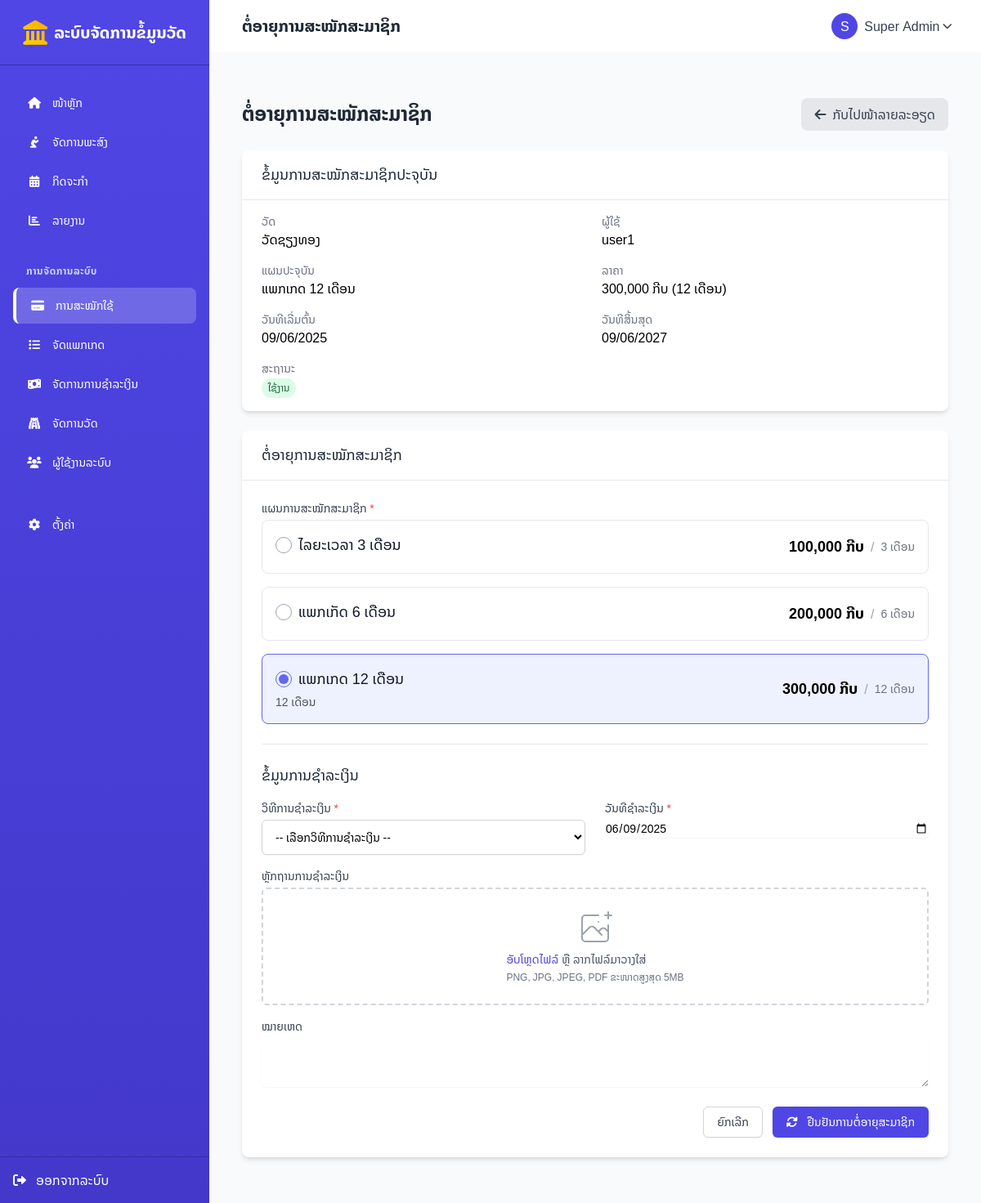
The page /subscriptions/extend.php?id=2 (signed in) on the database its author committed.
### tables this page shows
CREATE TABLE `subscriptions` (
  `id` int(11) NOT NULL,
  `user_id` int(11) NOT NULL,
  `temple_id` int(11) DEFAULT NULL,
  `plan_id` int(11) DEFAULT NULL,
  `status` enum('active','expired','cancelled','pending') NOT NULL DEFAULT 'pending',
  `start_date` date NOT NULL,
  `end_date` date NOT NULL,
  `amount` decimal(10,2) NOT NULL DEFAULT 0.00,
  `payment_method` varchar(50) DEFAULT NULL,
  `payment_reference` varchar(100) DEFAULT NULL,
  `notes` text DEFAULT NULL,
  `created_at` datetime NOT NULL DEFAULT current_timestamp(),
  `updated_at` datetime DEFAULT NULL ON UPDATE current_timestamp()
);

CREATE TABLE `temples` (
  `id` int(11) NOT NULL,
  `name` varchar(255) NOT NULL,
  `address` text DEFAULT NULL,
  `district` varchar(100) DEFAULT NULL,
  `province` varchar(100) DEFAULT NULL,
  `phone` varchar(50) DEFAULT NULL,
  `email` varchar(255) DEFAULT NULL,
  `website` varchar(255) DEFAULT NULL,
  `founding_date` date DEFAULT NULL,
  `abbot_name` varchar(255) DEFAULT NULL,
  `description` text DEFAULT NULL,
  `photo` varchar(255) DEFAULT NULL,
  `logo` varchar(255) DEFAULT NULL,
  `latitude` decimal(10,8) DEFAULT NULL,
  `longitude` decimal(11,8) DEFAULT NULL,
  `status` enum('active','inactive') DEFAULT 'active',
  `created_at` timestamp NOT NULL DEFAULT current_timestamp(),
  `updated_at` timestamp NOT NULL DEFAULT current_timestamp() ON UPDATE current_timestamp()
);

CREATE TABLE `users` (
  `id` int(11) NOT NULL,
  `temple_id` int(11) DEFAULT NULL,
  `username` varchar(50) NOT NULL,
  `password` varchar(255) NOT NULL,
  `name` varchar(100) DEFAULT NULL,
  `role` enum('superadmin','admin','user') DEFAULT NULL,
  `created_at` datetime DEFAULT current_timestamp(),
  `email` varchar(255) DEFAULT NULL,
  `phone` varchar(20) DEFAULT NULL
);

CREATE TABLE `subscription_plans` (
  `id` int(11) NOT NULL,
  `name` varchar(100) NOT NULL,
  `description` text DEFAULT NULL,
  `price` decimal(10,2) NOT NULL DEFAULT 0.00,
  `duration_months` int(11) NOT NULL DEFAULT 1,
  `features` text DEFAULT NULL,
  `status` enum('active','inactive') NOT NULL DEFAULT 'active',
  `created_at` datetime NOT NULL DEFAULT current_timestamp(),
  `updated_at` timestamp NULL DEFAULT current_timestamp() ON UPDATE current_timestamp()
);

### config/base_url.php (called while the page is built)
<?php
$base_url = "http://localhost/temples/";
?>

### subscriptions/extend.php (the view, shortened to what this page needs)
<?php
require_once '../config/db.php';
require_once '../config/base_url.php';
$subscription_id = isset($_GET['id']) && is_numeric($_GET['id']) ? (int)$_GET['id'] : null;
$stmt = $pdo->prepare("
    SELECT s.*,
           u.name as user_name, u.email as user_email,
           t.name as temple_name,
           p.name as plan_name, p.price, p.duration_months
    FROM subscriptions s
    JOIN users u ON s.user_id = u.id
    JOIN temples t ON s.temple_id = t.id
    JOIN subscription_plans p ON s.plan_id = p.id
    WHERE s.id = ?
");
$stmt->execute([$subscription_id]);
$subscription = $stmt->fetch();
$plans_stmt = $pdo->prepare("SELECT * FROM subscription_plans WHERE status = 'active' ORDER BY price ASC");
$plans_stmt->execute();
$available_plans = $plans_stmt->fetchAll();
$selected_plan_id = $subscription['plan_id'];
$payment_date = date('Y-m-d');
require_once '../includes/header.php';
?>
<div class="container mx-auto py-8 px-4">
    <div class="max-w-4xl mx-auto">
        <div class="flex justify-between items-center mb-6">
            <h1 class="text-2xl font-bold text-gray-800">ຕໍ່ອາຍຸການສະໝັກສະມາຊິກ</h1>
            <a href="<?= $base_url ?>subscriptions/view.php?id=<?= $subscription_id ?>" class="bg-gray-200 hover:bg-gray-300 text-gray-700 py-2 px-4 rounded-lg inline-flex items-center">
                <i class="fas fa-arrow-left mr-2"></i>
                ກັບໄປໜ້າລາຍລະອຽດ
            </a>
        </div>
        <div class="bg-white shadow-md rounded-lg mb-6 overflow-hidden">
            <div class="border-b border-gray-200 px-6 py-4">
                <h2 class="text-lg font-medium text-gray-800">ຂໍ້ມູນການສະໝັກສະມາຊິກປະຈຸບັນ</h2>
            </div>
            <div class="px-6 py-4">
                <div class="grid grid-cols-1 md:grid-cols-2 gap-4">
                    <div>
                        <p class="text-sm text-gray-500">ວັດ</p>
                        <p class="font-medium"><?= htmlspecialchars($subscription['temple_name']) ?></p>
                    </div>
                    <div>
                        <p class="text-sm text-gray-500">ຜູ້ໃຊ້</p>
                        <p class="font-medium"><?= htmlspecialchars($subscription['user_name']) ?></p>
                    </div>
                    <div>
                        <p class="text-sm text-gray-500">ແຜນປະຈຸບັນ</p>
                        <p class="font-medium"><?= htmlspecialchars($subscription['plan_name']) ?></p>
                    </div>
                    <div>
                        <p class="text-sm text-gray-500">ລາຄາ</p>
                        <p class="font-medium"><?= number_format($subscription['price']) ?> ກີບ (<?= $subscription['duration_months'] ?> ເດືອນ)</p>
                    </div>
                    <div>
                        <p class="text-sm text-gray-500">ວັນທີເລີ່ມຕົ້ນ</p>
                        <p class="font-medium"><?= date('d/m/Y', strtotime($subscription['start_date'])) ?></p>
                    </div>
                    <div>
                        <p class="text-sm text-gray-500">ວັນທີສິ້ນສຸດ</p>
                        <p class="font-medium <?= strtotime($subscription['end_date']) < time() ? 'text-red-600' : '' ?>">
                            <?= date('d/m/Y', strtotime($subscription['end_date'])) ?>
                        </p>
                    </div>
                    <div>
                        <p class="text-sm text-gray-500">ສະຖານະ</p>
                        <p class="inline-flex items-center">
                            <?php if ($subscription['status'] === 'active'): ?>
                                <span class="px-2 py-1 text-xs rounded-full bg-green-100 text-green-800">ໃຊ້ງານ</span>
                            <?php elseif ($subscription['status'] === 'expired'): ?>
                                <span class="px-2 py-1 text-xs rounded-full bg-red-100 text-red-800">ໝົດອາຍຸ</span>
                            <?php elseif ($subscription['status'] === 'pending'): ?>
                                <span class="px-2 py-1 text-xs rounded-full bg-yellow-100 text-yellow-800">ລໍຖ້າການຢືນຢັນ</span>
                            <?php else: ?>
                                <span class="px-2 py-1 text-xs rounded-full bg-gray-100 text-gray-800"><?= $subscription['status'] ?></span>
                            <?php endif; ?>
                        </p>
                    </div>
                </div>
            </div>
        </div>
        <div class="bg-white shadow-md rounded-lg overflow-hidden">
            <div class="border-b border-gray-200 px-6 py-4">
                <h2 class="text-lg font-medium text-gray-800">ຕໍ່ອາຍຸການສະໝັກສະມາຊິກ</h2>
            </div>
            <form method="post" enctype="multipart/form-data" class="p-6">
                <div class="mb-6">
                    <label for="plan_id" class="block text-sm font-medium text-gray-700 mb-1">ແຜນການສະໝັກສະມາຊິກ <span class="text-red-500">*</span></label>
                    <div class="grid grid-cols-1 gap-4">
                        <?php foreach ($available_plans as $plan): ?>
                            <label class="relative border rounded-lg p-4 cursor-pointer <?= $selected_plan_id == $plan['id'] ? 'border-indigo-500 bg-indigo-50' : 'border-gray-200' ?>">
                                <div class="flex flex-col md:flex-row md:items-center md:justify-between">
                                    <div>
                                        <div class="flex items-center">
                                            <div class="w-5 h-5 border rounded-full flex items-center justify-center mr-2 <?= $selected_plan_id == $plan['id'] ? 'border-indigo-500' : 'border-gray-400' ?>">
                                                <?php if ($selected_plan_id == $plan['id']): ?>
                                                    <div class="w-3 h-3 bg-indigo-500 rounded-full"></div>
                                                <?php endif; ?>
                                            </div>
                                            <h3 class="text-lg font-medium text-gray-900"><?= htmlspecialchars($plan['name']) ?></h3>
                                        </div>
                                        <p class="mt-1 text-sm text-gray-600"><?= htmlspecialchars($plan['description']) ?></p>
                                    </div>
                                    <div class="mt-2 md:mt-0 flex items-center">
                                        <div class="text-lg font-bold"><?= number_format($plan['price']) ?> ກີບ</div>
                                        <span class="text-gray-400 mx-2">/</span>
                                        <div class="text-sm text-gray-500"><?= $plan['duration_months'] ?> ເດືອນ</div>
                                    </div>
                                </div>
                            </label>
                        <?php endforeach; ?>
                    </div>
                </div>
                <div class="border-t border-gray-200 pt-6 mb-6">
                    <h3 class="text-lg font-medium text-gray-800 mb-4">ຂໍ້ມູນການຊຳລະເງິນ</h3>
                    <div class="grid grid-cols-1 md:grid-cols-2 gap-6 mb-4">
                        <div>
                            <label for="payment_method" class="block text-sm font-medium text-gray-700 mb-1">ວິທີການຊຳລະເງິນ <span class="text-red-500">*</span></label>
                            <select id="payment_method" name="payment_method" class="mt-1 block w-full py-2 px-3 border border-gray-300 bg-white rounded-md shadow-sm focus:outline-none focus:ring-indigo-500 focus:border-indigo-500 sm:text-sm" required>
                                <option value="">-- ເລືອກວິທີການຊຳລະເງິນ --</option>
                            </select>
                        </div>
                        <div>
                            <label for="payment_date" class="block text-sm font-medium text-gray-700 mb-1">ວັນທີຊຳລະເງິນ <span class="text-red-500">*</span></label>
                            <input type="date" id="payment_date" name="payment_date" value="<?= htmlspecialchars($payment_date) ?>" max="<?= date('Y-m-d') ?>" class="mt-1 focus:ring-indigo-500 focus:border-indigo-500 block w-full shadow-sm sm:text-sm border-gray-300 rounded-md" required>
                        </div>
                    </div>
                    <div class="mb-4">
                        <label for="payment_proof" class="block text-sm font-medium text-gray-700 mb-1">ຫຼັກຖານການຊຳລະເງິນ</label>
                        <div class="mt-1 flex justify-center px-6 pt-5 pb-6 border-2 border-gray-300 border-dashed rounded-md">
                            <div class="space-y-1 text-center">
                                <div class="flex text-sm text-gray-600">
                                    <label for="payment_proof" class="relative cursor-pointer bg-white rounded-md font-medium text-indigo-600 hover:text-indigo-500 focus-within:outline-none focus-within:ring-2 focus-within:ring-offset-2 focus-within:ring-indigo-500">
                                        <span>ອັບໂຫຼດໄຟລ໌</span>
                                    </label>
                                    <p class="pl-1">ຫຼື ລາກໄຟລ໌ມາວາງໃສ່</p>
                                </div>
                                <p class="text-xs text-gray-500">PNG, JPG, JPEG, PDF ຂະໜາດສູງສຸດ 5MB</p>
                            </div>
                        </div>
                    </div>
                    <div class="mb-4">
                        <label for="payment_notes" class="block text-sm font-medium text-gray-700 mb-1">ໝາຍເຫດ</label>
                        <textarea id="payment_notes" name="payment_notes" rows="3" class="mt-1 focus:ring-indigo-500 focus:border-indigo-500 block w-full shadow-sm sm:text-sm border-gray-300 rounded-md"><?= htmlspecialchars($payment_notes) ?></textarea>
                    </div>
                </div>
                <div class="flex justify-end mt-6 space-x-3">
                    <a href="<?= $base_url ?>subscriptions/view.php?id=<?= $subscription_id ?>" class="py-2 px-4 border border-gray-300 rounded-md shadow-sm text-sm font-medium text-gray-700 bg-white hover:bg-gray-50 focus:outline-none focus:ring-2 focus:ring-offset-2 focus:ring-indigo-500">
                        ຍົກເລີກ
                    </a>
                    <button type="submit" class="py-2 px-4 border border-transparent rounded-md shadow-sm text-sm font-medium text-white bg-indigo-600 hover:bg-indigo-700 focus:outline-none focus:ring-2 focus:ring-offset-2 focus:ring-indigo-500">
                        <i class="fas fa-sync-alt mr-2"></i> ຢືນຢັນການຕໍ່ອາຍຸສະມາຊິກ
                    </button>
                </div>
            </form>
        </div>
    </div>
</div>
<?php
require_once '../includes/footer.php';
?>

### includes/header.php (style rules this page uses)
body { font-family: 'Noto Sans Lao', sans-serif; background-color: #F9FAFB; }

### rows shown on the page
subscriptions: temple.name "ວັດຊຽງທອງ", user.name "user1", plan.name "ແພກເກດ 12 ເດືອນ", plan.price "300,000", plan.duration_months "12", start_date "09/06/2025", end_date "09/06/2027"
subscription_plans: name "ໄລຍະເວລາ 3 ເດືອນ", price "100,000", duration_months "3"
subscription_plans: name "ແພກເກັດ 6 ເດືອນ", price "200,000", duration_months "6"
subscription_plans: name "ແພກເກດ 12 ເດືອນ", description "12 ເດືອນ", price "300,000", duration_months "12"

### other values the page prints
$page_title "ຕໍ່ອາຍຸການສະໝັກສະມາຊິກ"
substr($_SESSION['user']['name'], 0, 1) "S"
$_SESSION['user']['name'] "Super Admin"
